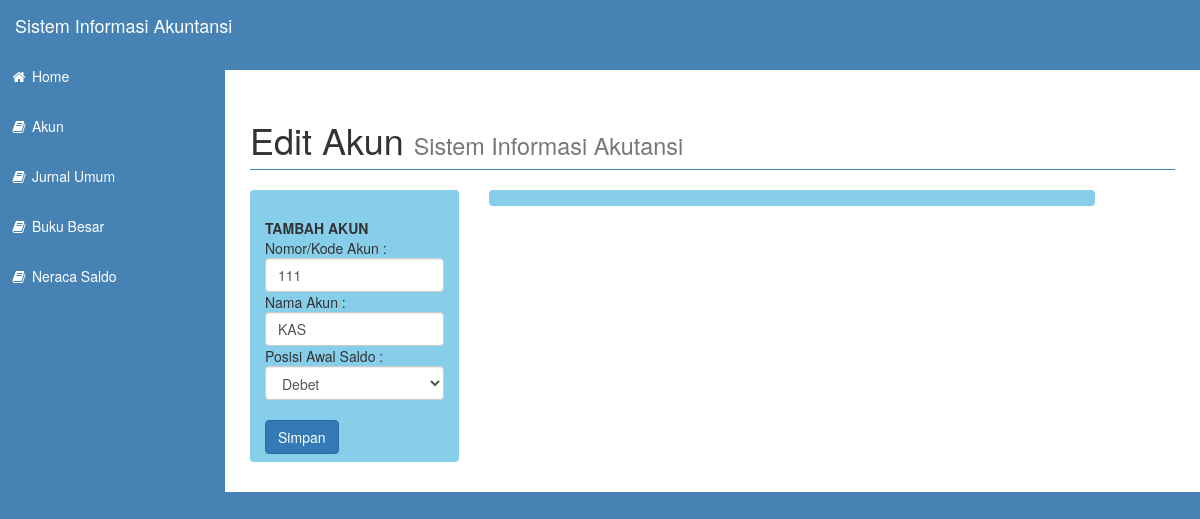
Page /editakun.php?id=18 on the committed database.
### tables this page shows
CREATE TABLE IF NOT EXISTS `tb_akun` (
  `id` int(11) NOT NULL AUTO_INCREMENT,
  `nama_akun` varchar(50) NOT NULL,
  `kategori` varchar(2) NOT NULL,
  `kode` varchar(5) NOT NULL,
  PRIMARY KEY (`id`)
);

### lib/config.php (called while the page is built, shortened)
<?php
	require_once("class/class.config.php");
	$config	=	new config();
?>

### lib/class/class.config.php (called while the page is built, shortened)
<?php
class config{
	public function koneksi(){
		return mysqli_connect("localhost","root","","sia");
	}
}
?>

### editakun.php (the view, shortened to what this page needs)
<?php
    include "lib/config.php";
?>
<!DOCTYPE html>
<html lang="en">
<head>
    <link href="css/bootstrap.min.css" rel="stylesheet">
    <link href="css/sb-admin.css" rel="stylesheet">
    <link href="css/plugins/morris.css" rel="stylesheet">
    <link href="font-awesome/css/font-awesome.min.css" rel="stylesheet" type="text/css">
</head>
<body>
    <div id="wrapper">
        <nav class="navbar navbar-inverse navbar-fixed-top" role="navigation">
            <div class="navbar-header">
                <a class="navbar-brand" href="index.php">Sistem Informasi Akuntansi</a>
            </div>
            <div class="collapse navbar-collapse navbar-ex1-collapse">
                <ul class="nav navbar-nav side-nav">
                    <li>
                        <a href="index.php"><i class="fa fa-fw fa-home"></i> Home</a>
                    </li>
                    <li>
                        <a href="akun.php"><i class="fa fa-fw fa-book"></i> Akun</a>
                    </li>
                    <li>
                        <a href="jurnalumum.php"><i class="fa fa-fw fa-book"></i> Jurnal Umum</a>
                    </li>
                    <li>
                        <a href="bukubesar.php"><i class="fa fa-fw fa-book"></i> Buku Besar</a>
                    </li>
                    <li>
                        <a href="neracasaldo.php"><i class="fa fa-fw fa-book"></i> Neraca Saldo</a>
                    </li>
                </ul>
            </div>
        </nav>
        <div id="page-wrapper">
            <div class="container-fluid">
               <div class="row">
                    <div class="col-lg-12">
                        <h1 class="page-header">
                           Edit Akun <small>Sistem Informasi Akutansi</small>
                        </h1>
                    </div>
                </div>
                <div class="row">
    <div class="col-md-3">
     <ol class="breadcrumb">
  <br />
                        <?php
    $id = $_GET['id'];
    $show = mysqli_query($config->koneksi(), "SELECT * FROM tb_akun WHERE id='$id'");
    if(mysqli_num_rows($show) == 0){
    echo '<script>window.history.back()</script>';
    }else{
        $data_akun = mysqli_fetch_assoc($show);
    }
    ?>
        <b>TAMBAH AKUN</b><br>
        <form method="POST" action="prosesakun.php">
        Nomor/Kode Akun :
        <input type="text" name="kode" value="<?php echo $data_akun['kode']; ?>" required="required" class="form-control"/>
        Nama Akun :<br>
        <input type="text" name="nama_akun" value="<?php echo $data_akun['nama_akun']; ?>" required="required" class="form-control">
        Posisi Awal Saldo :<br>
        <select name="kategori"  class="form-control">
            <option value="HL" <?php if($data_akun['kategori'] == 'HL'){ echo 'selected'; } ?>>Debet</option>
        </select><br>
        <input type="submit" name="simpan" value="Simpan" class="btn btn-primary">
        </form>
        </ol>
    </div>
    <div class="col-md-8">
    <ol class="breadcrumb">
        </div>
    </div>
</body>
</html>

### css/sb-admin.css (style rules this page uses)
body { margin-top: 100px; background-color: #4682B4; }
@media (min-width:768px) { body { margin-top: 70px; } }
#wrapper { padding-left: 0; }
#page-wrapper { width: 100%; padding: 0; background-color: #fff; }
@media (min-width:768px) { #wrapper { padding-left: 225px; } }
@media (min-width:768px) { #page-wrapper { padding: 10px; } }
@media (min-width:768px) { .side-nav { position: fixed; top: 51px; left: 220px; width: 170px; margin-left: -225px; border: none; border-radius: 0; overflow-y: auto; background-color: #4682B4; bottom: 0; overflow-x: hidden; padding-bottom: 40px; } }
@media (min-width:768px) { .side-nav>li>a { width: 220px; } }

### rows in the picture
tb_akun: kode "111", nama_akun "KAS", kategori "Debet"
